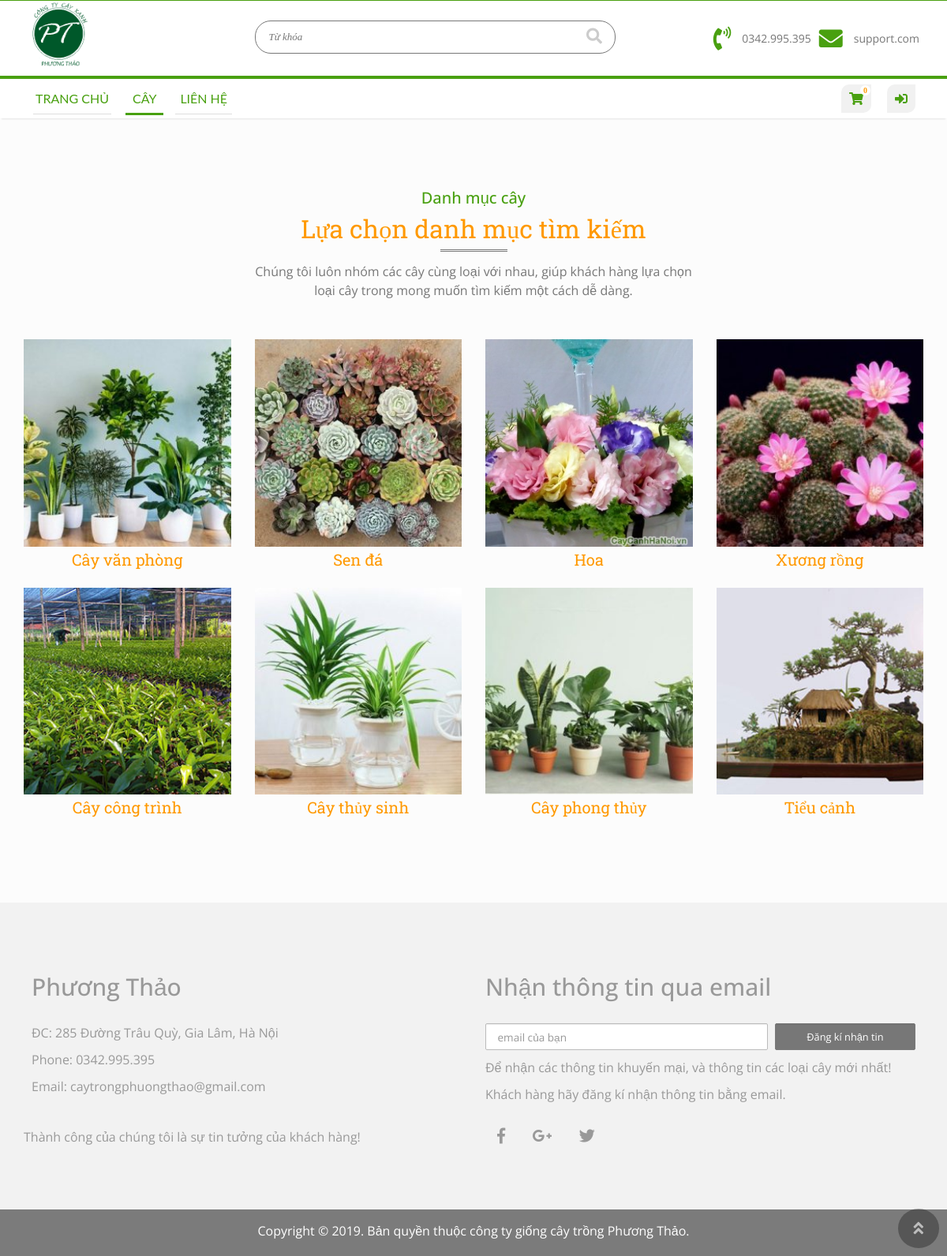
/?options=category, run on the app's committed database.
### tables this page shows
CREATE TABLE IF NOT EXISTS `category` (
  `ID` int(11) NOT NULL AUTO_INCREMENT,
  `Category_name` varchar(255) NOT NULL,
  `Thumbnail` varchar(155) NOT NULL,
  PRIMARY KEY (`ID`)
);

### layout/main.php (called while the page is built)
<?php include("layout/navigation.php"); ?>

### template/category.php (the view)
<?php
$sql   = "SELECT * FROM `category`";
$query = mysqli_query($conn,$sql);
?>
<div class="section list-product">
	<div class="container">
		<div class="wapper">
			<div class="head">
				<h5 class="subtitle color-fec300">Danh mục cây</h5>
				<h2 class="title">Lựa chọn danh mục tìm kiếm</h2>
				<p>Chúng tôi luôn nhóm các cây cùng loại với nhau, giúp khách hàng lựa chọn loại cây trong mong muốn tìm kiếm một cách dễ dàng.</p>
			</div>
			<div class="content">
				<div class="row">
					<?php
						while($result = mysqli_fetch_assoc($query)){
						?>
					<div class="col-xs-12 col-sm-6 col-md-3">
						<a href="?options=lsp&action=lsp&id=<?php echo $result['ID']; ?>">
							<div class="product">
								<div class="portrait relative">
									<img src="admin/upload/<?php echo $result['Thumbnail'] ?>">
									<div class="masked"><div class="add"></div></div>
								</div>
								<div class="description">
									<h4 class="name"><?php echo $result['Category_name'] ?></h4>
								</div>
							</div>
						</a>
					</div>
					<?php
					}
					?>
				</div>
			</div>
		</div>
	</div>
</div>

### css/style.css (style rules this page uses)
body { background: #fff; color: #777; font-family: 'Open Sans', sans-serif; font-size: 16px; line-height: 24px; margin: 0; padding: 0; }
img { width: 100%; }
*, *:hover, *:focus, *:active, *:visited { outline: none; text-decoration: none; }
.section { padding: 50px 0; }
.title { padding-bottom: 20px; }
.section .head { margin-bottom: 30px; }
.section .head .title { font-family: 'Roboto Slab', serif; font-weight: 400; font-size: 32px; margin: 0; color: #ff9900; padding-bottom: 10px; margin-bottom: 15px; }
.section .head p { width: 50%; margin: auto; }
.relative { position: relative; z-index: 5; }
.masked { position: absolute; width: 100%; height: 100%; top: 0; left: 0; z-index: 1; }
.list-product { padding: 80px 0; }
.list-product .wapper .head { text-align: center; margin-bottom: 50px; }
.list-product .wapper .head .subtitle { font-family: 'Open Sans', sans-serif; color: #49a010; font-size: 20px; }
.list-product .wapper .head .title { position: relative; }
.list-product .wapper .head .title:before { position: absolute; top: 97%; right: 0; bottom: 0; left: 50%; content: ''; width: 85px; height: 1px; background: #777; margin-left: -42px; color: #323232; }
.list-product .wapper .head .title:after { position: absolute; top: 101%; right: 0; bottom: 0; left: 50%; content: ''; width: 85px; height: 1px; background: #777; margin-left: -42px; }
.list-product .wapper .content .product { text-align: center; }
.list-product .wapper .content .product .name { font-family: 'Roboto Slab', serif; font-weight: 400; font-size: 20px; margin: 0; color: #ff9900; padding-bottom: 10px; margin-bottom: 15px; }
.list-product .wapper .content .product .description { padding-top: 5px; color: #898989; }
.list-product .wapper .content .product .masked .add { position: relative; height: 80%; width: 80%; margin-top: 10%; margin-left: 10%; cursor: pointer; transition: all 0.3s; }
.list-product .wapper .content .product .masked .add:before { width: 2px; height: 50px; background: #fec300; position: absolute; top: 50%; left: 5%; position: absolute; content: ""; opacity: 0; transform: rotate(0); transition: all 0.3s; }
.list-product .wapper .content .product .masked .add:after { width: 50px; height: 2px; background: #fec300; position: absolute; top: 50%; opacity: 0; left: 95%; position: absolute; content: ""; transform: rotate(0); transition: all 0.3s; }
.section .head { text-align: center; color: #777; }
.section .head .title { position: relative; }

### data on the page
category: Thumbnail (picture), Category_name "Cây văn phòng"
category: Thumbnail (picture), Category_name "Sen đá"
category: Thumbnail (picture), Category_name "Hoa"
category: Thumbnail (picture), Category_name "Xương rồng"
category: Thumbnail (picture), Category_name "Cây công trình"
category: Thumbnail (picture), Category_name "Cây thủy sinh"
category: Thumbnail (picture), Category_name "Cây phong thủy"
category: Thumbnail (picture), Category_name "Tiểu cảnh"

### other printed values
$soluong "0"
